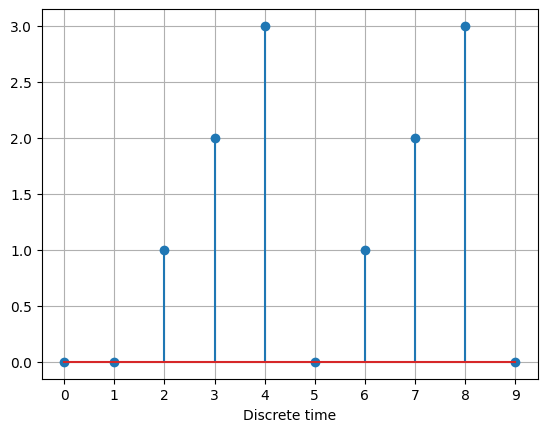

The script that drew this image:
from matplotlib.pyplot import savefig
from lcapy import *

seq((0, 0, 1, 2, 3, 0, 1, 2, 3, 0)).plot()

savefig(__file__.replace('.py', '.png'), bbox_inches='tight')
